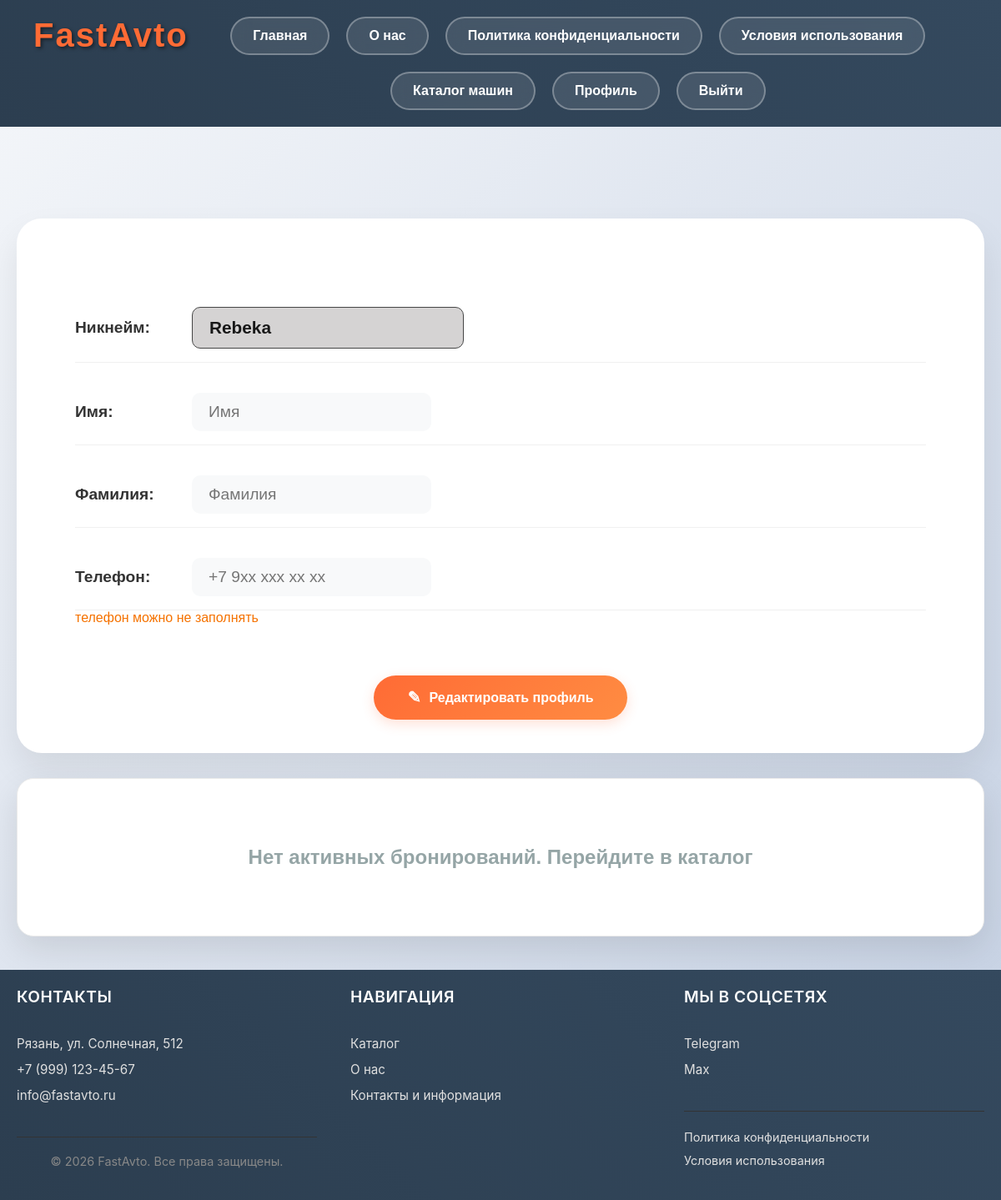
Before: /users/profile/ (signed in) with the older database file.
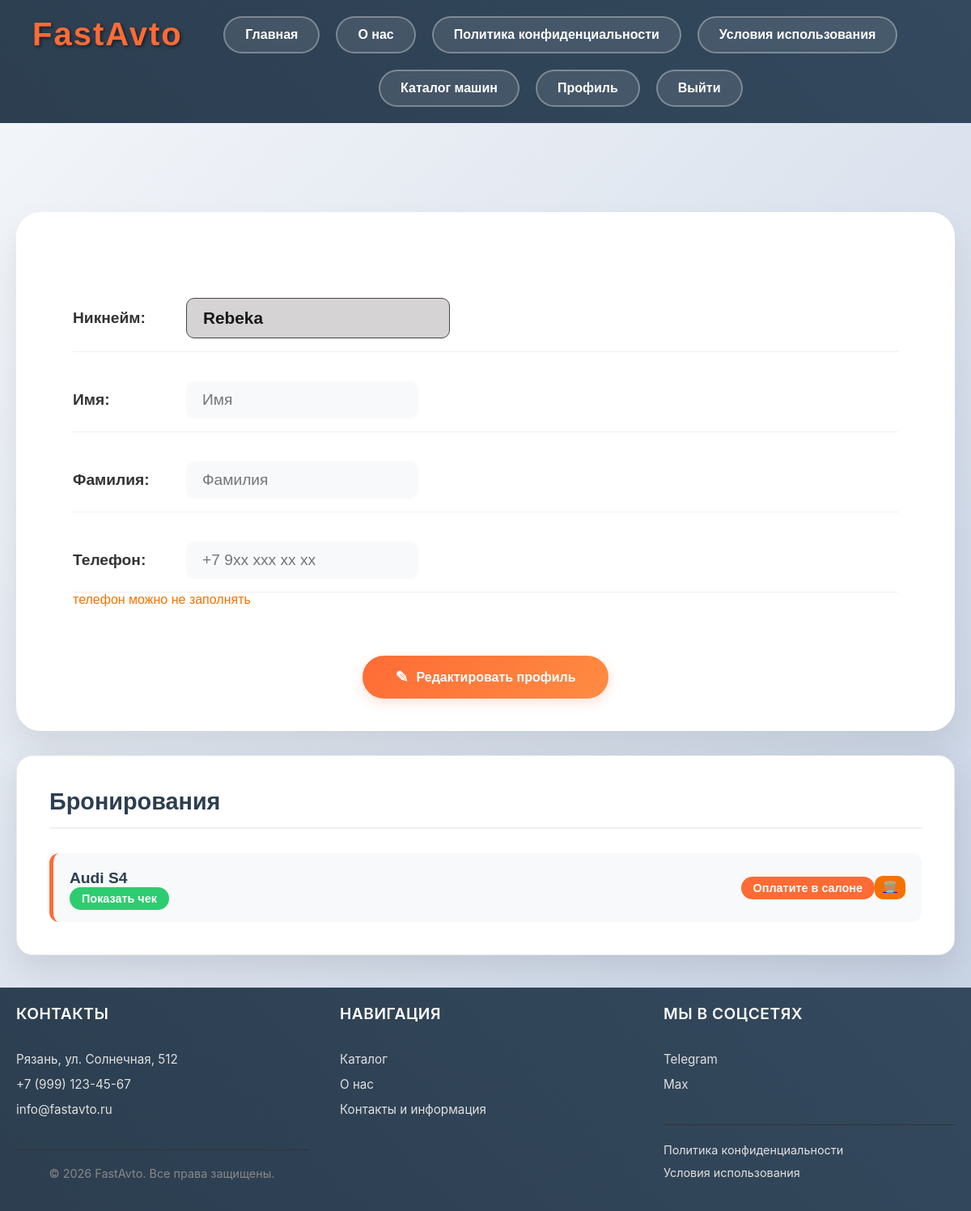
After: the same page with the newer database file.
### cars/models.py (models this page shows, shortened)
class Basket(models.Model):
    STATUS_CHOICES = [
        ('active', 'Активно'),
        ('pending', 'В процессе'),
    ]
    user = models.ForeignKey(User, on_delete=models.CASCADE)
    car = models.ForeignKey(Car, on_delete=models.CASCADE)
    quantity = models.PositiveIntegerField(default=1)
    created_timestamp = models.DateTimeField(auto_now_add=True)
    status = models.CharField(max_length=20,choices=STATUS_CHOICES,default='pending',verbose_name='Статус')

class Car(models.Model):
    objects = None
    name = models.CharField(max_length=100)
    image = models.ImageField(upload_to='cars/')
    description = models.TextField(blank=True)
    short_description = models.TextField(max_length=200, blank=True)
    price = models.DecimalField(max_digits=8, decimal_places=2)
    quantity = models.PositiveIntegerField(default=1)
    category = models.ForeignKey(CarCategory, on_delete=models.PROTECT)

### users/views.py (the view)
# urls.py: path('profile/', profile, name='profile'),
@login_required()
def profile(request):
    if request.method == 'POST':
        form = UserProfileForm(request.POST, instance=request.user)
        if form.is_valid():
            form.save()
            return HttpResponseRedirect(reverse('users:profile'))
    else:
        form = UserProfileForm(instance=request.user)
    baskets = Basket.objects.filter(user=request.user)
    context = {
        'form': form,
        'baskets': baskets,
    }
    return render(request, 'users/profile.html', context)

### users/templates/users/profile.html (shortened to what this page needs)
{% extends "cars/base.html" %}
{% load static %}
{% block css %}
<link rel="stylesheet" href="{% static 'css/profile.css' %}">
{% endblock %}
{% block content %}
<div class="profile-container">
    <form method="post" action="{% url 'users:profile' %}">
        <div class="profile-info-card">
            <div class="profile-fields">
                <div class="profile-field">
                    <span class="profile-nickname"><label class="profile-nickname">Никнейм:</label>
                        {{ form.username }}</span>
                </div>
                <div class="profile-field">
                    <span class="profile-fullname"><label class="profile-fullname">Имя:</label>
                        {{ form.first_name }}</span>
                </div>
                <div class="profile-field">
                    <span class="profile-name"><label class="profile-name">Фамилия:</label>
                        {{ form.last_name }}</span>
                </div>
                <div class="profile-field">
                    <span class="profile-name"><label class="profile-name">Телефон:</label>
                        {{ form.phone_number }}</span>
                </div>
                <label class="phone-text">телефон можно не заполнять</label>
            </div>
            <div class="profile-actions">
                <button class="action-button edit-button">
                    <span class="button-icon">✎</span>
                    Редактировать профиль
                </button>
            </div>
        </div>
    </form>
    {% include "cars/basket.html" %}
</div>
{% endblock %}

### cars/templates/cars/basket.html
{% if baskets %}
<div class="bookings-section">
    <h2 class="section-title">Бронирования</h2>
    <div class="bookings-list">
        {% for basket in baskets %}
        <div class="bookings-list">
            {% if basket.status == 'active' %}
            <div class="booking-item">
                <div class="booking-car">
                    <h4>{{ basket.car.name }}</h4>
                    <a href="{% url 'cars:cheque' basket.car.id %}" class="booking-status">Показать чек</a>
                </div>
                <div class="active-status">Оплачено</div>
                <a href="{% url 'cars:basket_delete' basket.id %}" class="buck">🗑️</a>
            </div>
            {% else %}
             <div class="process-booking-item">
                <div class="booking-car">
                    <h4>{{ basket.car.name }}</h4>
                    <a href="{% url 'cars:cheque' basket.car.id %}" class="booking-status">Показать чек</a>
                </div>
                <div class="process-status">Оплатите в салоне</div>
                <a href="{% url 'cars:basket_delete' basket.id %}" class="buck">🗑️</a>
            </div>
            {% endif %}
        </div>
    </div>
    {% endfor %}
</div>
{% else %}
<div class="bookings-section">
    <div class="empty-state">
        <h2>Нет активных бронирований. Перейдите в каталог</h2>
    </div>
</div>
{% endif %}

Changed rows visible on the page:
added Basket: car.name "Audi S4"
Other visible differences:
text no longer shown: "Нет активных бронирований. Перейдите в каталог"
text now shown: "Бронирования"
